Frame 1 (no input): blank canvas, image omitted
Frame 60 (the mouse pressed at the canvas centre just before this capture): blank canvas, image omitted
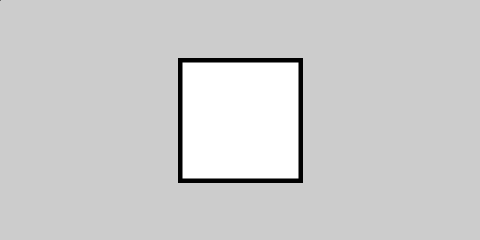
Frame 120 (the mouse held since frame 60 and released just before this capture)

The Processing sketch whose frames 1 and 60 were blank and that drew this single picture after the mouse press (run headless with seeded random() and noise(); from frame 60 on, the mouse is pressed at the canvas centre):

// Processing sketch: Example_6_8___Scaling
// ── Example_6_8___Scaling.pde
void setup() {
  size (480, 240);  
}

void draw () {

  translate(mouseX, mouseY);
  scale(mouseX / 60);
  rect(-15, -15, 30, 30);

}

// Clear the screen so you can draw on a blank canvas

void keyPressed () {
    if (key == 'c') {
    background(214); 
    }
}
